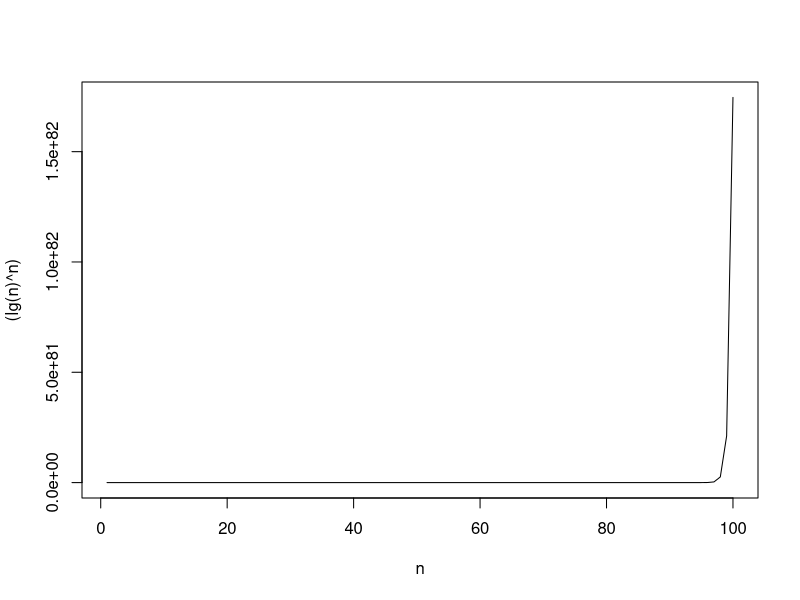
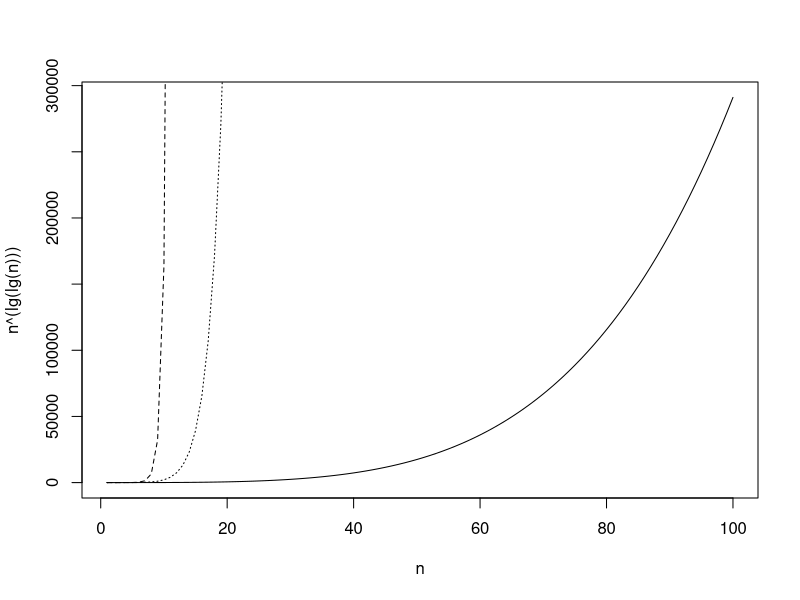
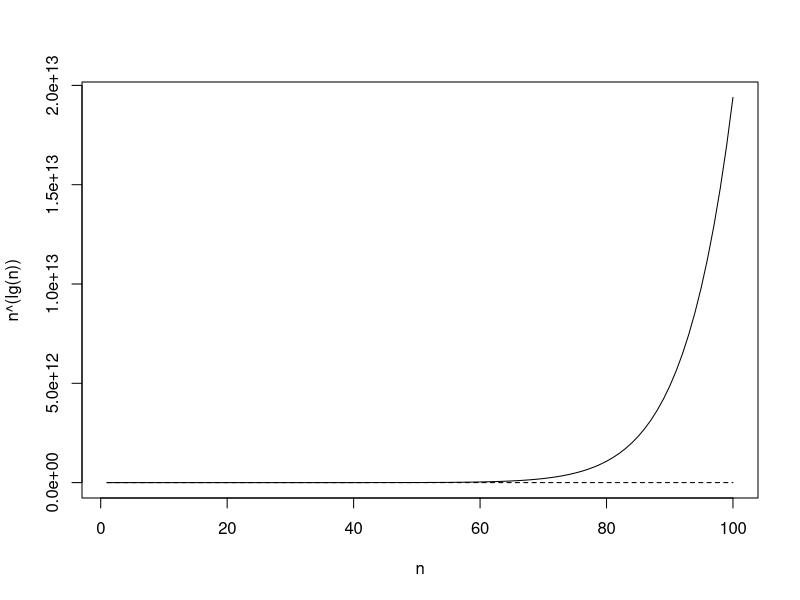
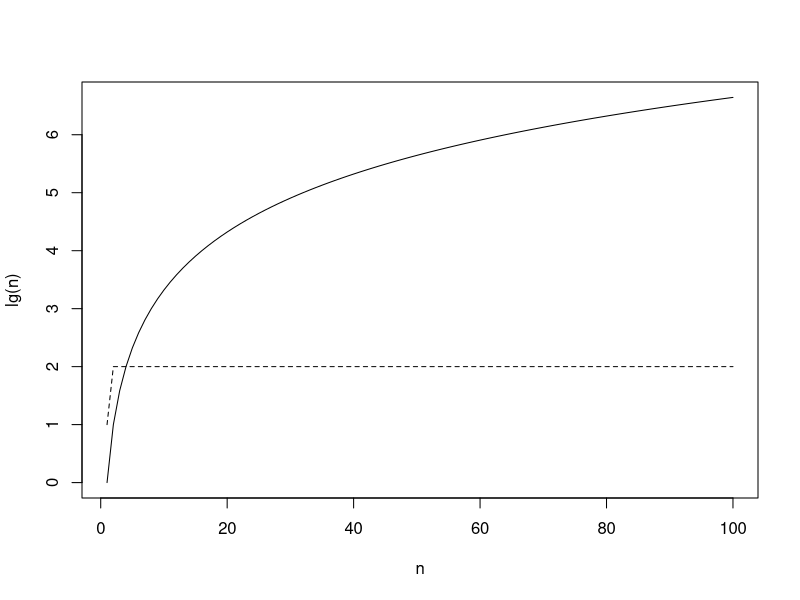
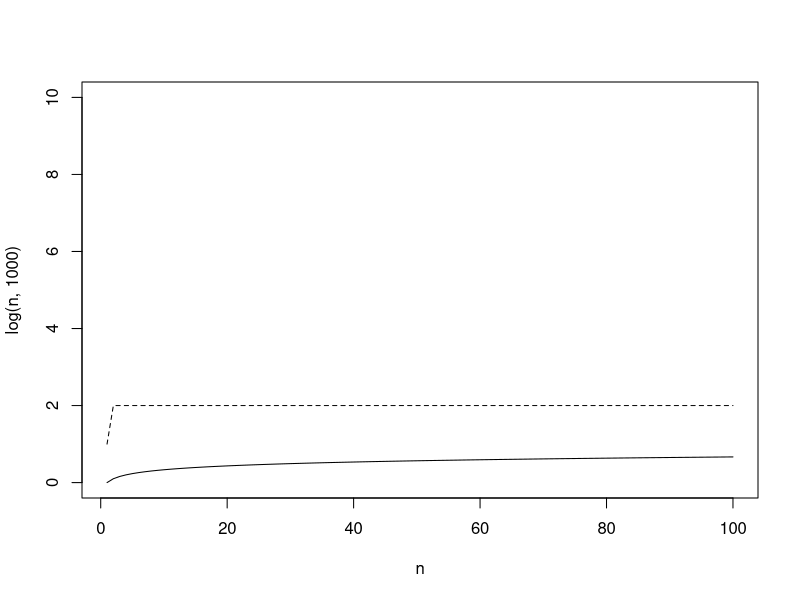
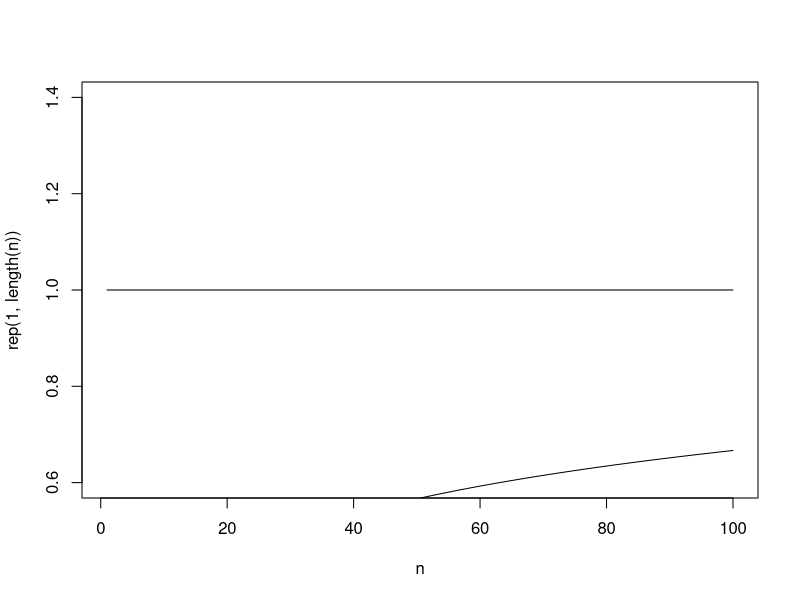
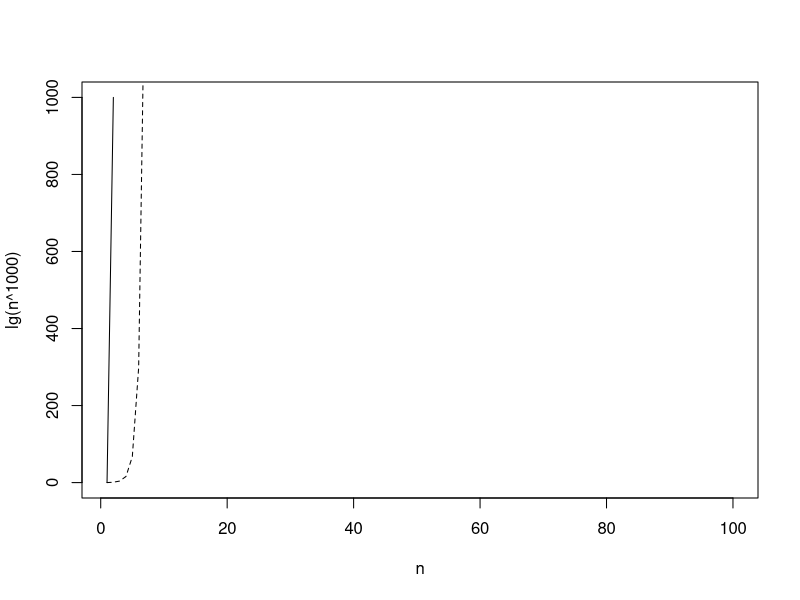
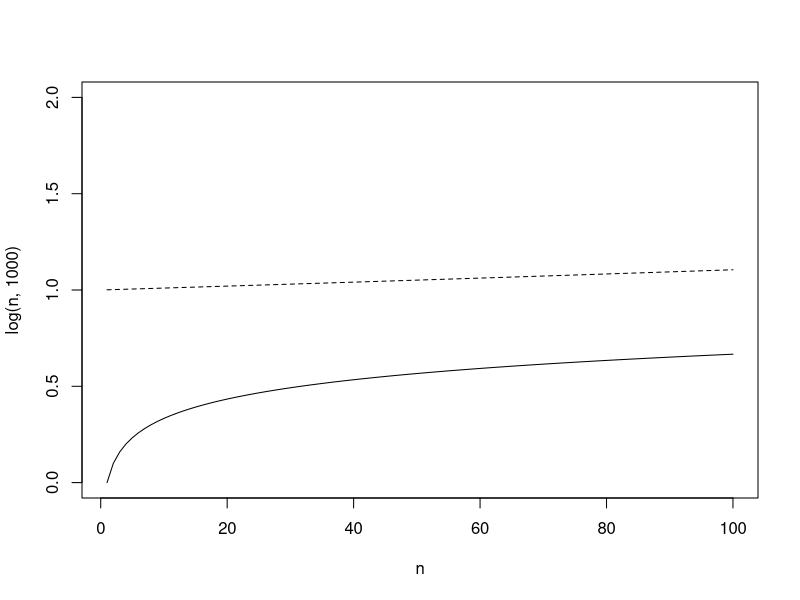

Here is the R script that generated these plots, in order:
#!/usr/bin/R

# Problem 1 
lg = function(x){ log(x, 2)}
n = seq(1, 100)
length(n)

plot(n, (lg(n)^n), type="l")

plot(n, n^(lg(lg(n))), type="l")
lines(n, lg(n)^n, type="l", lty=2)
lines(n, n^(lg(n)), type="l", lty=3)

plot(n, n^(lg(n)), type="l")
lines(n, n^(1/lg(n)), type="l", lty=2)

plot(n, lg(n), type="l")
lines(n, n^(1/lg(n)), type="l", lty=2)

plot(n, log(n, 1000), type="l", ylim=c(0,10))
lines(n, n^(1/lg(n)), type="l", lty=2)

plot(n, rep(1, length(n)), type='l')
lines(n, log(n, 1000), type="l", ylim=c(0,10))

plot(n, lg(n^1000), type="l")
lines(n, lg(n)^n, type="l", lty=2)

lg(100)^100
log(100^1000)

plot(n, log(n, 1000), type="l", ylim=c(0,2))
lines(n, (1.001)^n, type="l", lty=2)